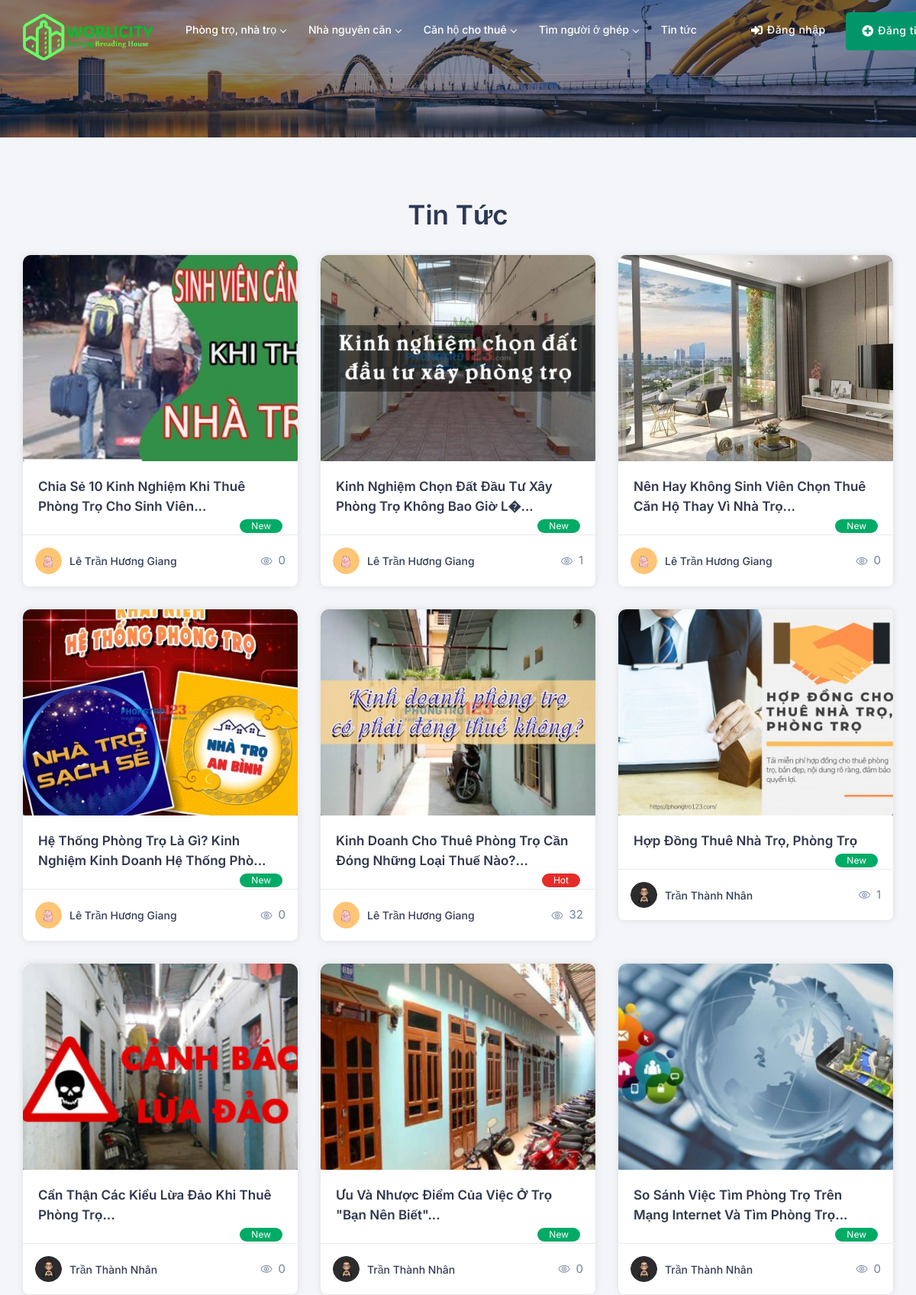
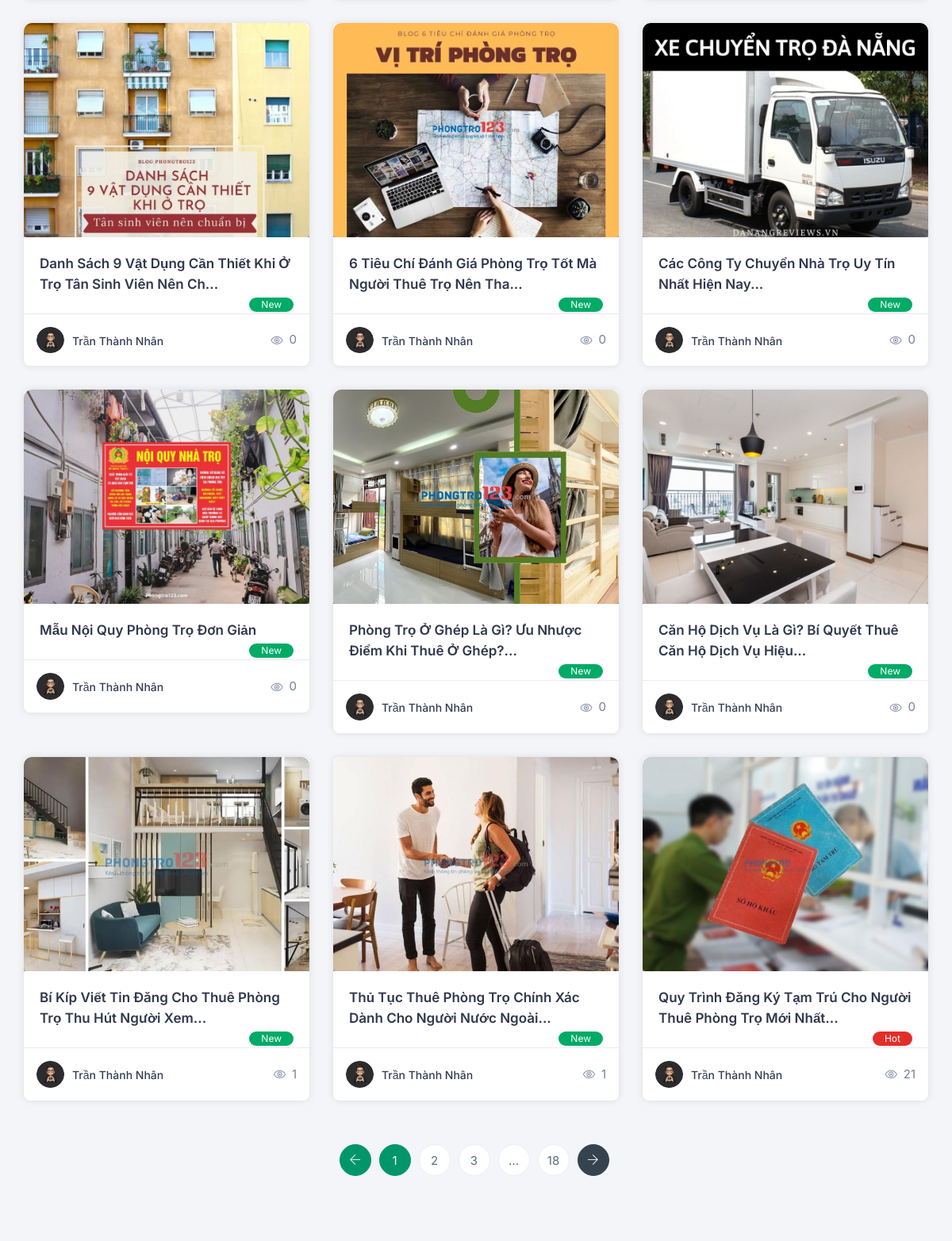
The page /index.php?controller=Blog&action=index (upper part) on the database its author committed (2 pictures, top to bottom).
### tables this page shows
CREATE TABLE `news_blog` (
  `news_id` int(11) NOT NULL,
  `title` varchar(200) NOT NULL,
  `content` text DEFAULT NULL,
  `author_id` int(11) DEFAULT NULL,
  `publish_date` date DEFAULT NULL,
  `created_at` timestamp NOT NULL DEFAULT current_timestamp(),
  `updated_at` timestamp NOT NULL DEFAULT current_timestamp() ON UPDATE current_timestamp(),
  `view_count` int(11) DEFAULT 0,
  `news_image` varchar(200) DEFAULT NULL
);

CREATE TABLE `users` (
  `user_id` int(11) NOT NULL,
  `username` varchar(50) NOT NULL,
  `password` varchar(50) NOT NULL,
  `email` varchar(100) NOT NULL,
  `phone_number` varchar(20) NOT NULL,
  `account_type_id` int(11) DEFAULT NULL,
  `created_at` timestamp NOT NULL DEFAULT current_timestamp(),
  `updated_at` timestamp NOT NULL DEFAULT current_timestamp() ON UPDATE current_timestamp(),
  `fullname` varchar(100) DEFAULT NULL,
  `user_address` varchar(200) DEFAULT NULL,
  `state` varchar(100) DEFAULT NULL,
  `about` text DEFAULT NULL,
  `facebook` varchar(200) DEFAULT NULL,
  `avatar_url` varchar(200) DEFAULT NULL,
  `status` varchar(50) DEFAULT NULL
);

### controller/Blog.php (called while the page is built, shortened)
<?php
require_once 'config/db.php';
require_once 'model/NewsModel.php';
class BlogController
{
    public function index()
    {
        $newsModel = new NewsModel();
        $newsList = $newsModel->getAllNews();
        require_once 'view/blog/index.php';
    }
}

### index.php (called while the page is built, shortened)
<?php
require_once 'view/layout.php';

### config/db.php (called while the page is built, shortened)
<?php
class Connect
{
    protected $db = null;
    public function __construct()
    {
        $dsn = 'mysql:host=localhost;dbname=worlicity';
        $user = 'root';
        $pass = '';
        try {
            $this->db = new PDO($dsn, $user, $pass, array(PDO::MYSQL_ATTR_INIT_COMMAND => "SET NAMES utf8"));
        } catch (PDOException $e) {
            throw new Exception("Lỗi kết nối cơ sở dữ liệu: " . $e->getMessage());
        }
    }
    public function getConnection()
    {
        return $this->db;
    }
}

### model/NewsModel.php (called while the page is built, shortened)
<?php
require_once 'config/db.php';
class NewsModel
{
    private $db;
    public function __construct()
    {
        $connect = new Connect();
        $this->db = $connect->getConnection();
    }
    public function getAllNews()
    {
        $query = "SELECT nb.*, u.fullname AS author_fullname, u.avatar_url,
                  GROUP_CONCAT(t.tags_name) AS tags
                  FROM news_blog nb
                  INNER JOIN users u ON nb.author_id = u.user_id
                  LEFT JOIN news_tags nt ON nb.news_id = nt.news_id
                  LEFT JOIN tags t ON nt.tags_id = t.tags_id
                  GROUP BY nb.news_id
                  ORDER BY nb.news_id DESC";
        $news = $this->db->query($query)->fetchAll(PDO::FETCH_ASSOC);
        return $news;
    }
}

### view/blog/index.php (the view, shortened to what this page needs)
<div class="page-title" style="background:#f4f4f4 url(public/img/slider.jpg);" data-overlay="5">
    <div class="container">
        <div class="row">
            <div class="col-lg-12 col-md-12">
            </div>
        </div>
    </div>
</div>
<section class="gray">
    <div class="container">
        <div class="row">
            <div class="col text-center">
                <div class="sec-heading center">
                    <h2>Tin tức</h2>
                </div>
            </div>
        </div>
        <div class="row">
            <?php foreach ($newsList as $news) : ?>
                <div class="col-lg-4 col-md-6">
                    <div class="grid_blog_box">
                        <div class="gtid_blog_thumb">
                            <a href="index.php?controller=Blog&action=blog&newsId=<?php echo $news['news_id']; ?>">
                                <div class="image-wrapper">
                                    <img src="public/upload/news/<?php echo $news['news_image']; ?>" class="img-fluid" alt="" />
                                </div>
                            </a>
                        </div>
                        <div class="blog-body">
                            <h4 class="bl-title"><a href="index.php?controller=Blog&action=blog&newsId=<?php echo $news['news_id']; ?>">
                                    <?php
                                    $news_name = $news['title'];
                                    if (strlen($news_name) > 50) {
                                        $news_name = substr($news_name, 0, 77) . '...';
                                    }
                                    echo htmlentities($news_name);
                                    ?>
                                </a>
                            </h4>
                            <?php if ($news['view_count'] > 20) : ?>
                                <span class="latest_new_post hot">Hot</span>
                            <?php else : ?>
                                <span class="latest_new_post">New</span>
                            <?php endif; ?>
                        </div>
                        <div class="modern_property_footer">
                            <div class="property-author">
                                <div class="path-img"><a href="index.php?controller=Blog&action=blog" tabindex="-1"><img src="public/upload/users/<?php echo $news['avatar_url']; ?>" class="img-fluid" alt=""></a></div>
                                <h5><a href="index.php?controller=Blog&action=blog" tabindex="-1"><?php echo $news['author_fullname']; ?></a></h5>
                            </div>
                            <span class="article-pulish-date"><i class="ti-eye mr-2"></i><?php echo $news['view_count']; ?></span>
                        </div>
                    </div>
                </div>
            <?php endforeach; ?>
        </div>
        <div class="row">
            <div class="col-lg-12 col-md-12 col-sm-12">
                <ul class="pagination p-center">
                    <li class="page-item">
                        <a class="page-link" href="#" aria-label="Previous">
                            <span class="ti-arrow-left"></span>
                        </a>
                    </li>
                    <li class="page-item active"><a class="page-link" href="#">1</a></li>
                    <li class="page-item"><a class="page-link" href="#">2</a></li>
                    <li class="page-item "><a class="page-link" href="#">3</a></li>
                    <li class="page-item"><a class="page-link" href="#">...</a></li>
                    <li class="page-item"><a class="page-link" href="#">18</a></li>
                    <li class="page-item">
                        <a class="page-link" href="#" aria-label="Next">
                            <span class="ti-arrow-right"></span>
                        </a>
                    </li>
                </ul>
            </div>
        </div>
    </div>
</section>

### view/layout.php (style rules this page uses)
.image-wrapper { position: relative; width: 100%; padding-top: 75%; }
.image-wrapper img { position: absolute; top: 0; left: 0; width: 100%; height: 100%; object-fit: cover; }

### rows shown on the page
news_blog: news_image (picture), title "Chia Sẻ 10 Kinh Nghiệm Khi Thuê Phòng Trọ Cho Sinh Viên...", shows "New", author.avatar_url (picture), author.fullname "Lê Trần Hương Giang", view_count "0"
news_blog: news_image (picture), title "Kinh Nghiệm Chọn Đất Đầu Tư Xây Phòng Trọ Không Bao Giờ L�...", shows "New", author.avatar_url (picture), author.fullname "Lê Trần Hương Giang", view_count "1"
news_blog: news_image (picture), title "Nên Hay Không Sinh Viên Chọn Thuê Căn Hộ Thay Vì Nhà Trọ...", shows "New", author.avatar_url (picture), author.fullname "Lê Trần Hương Giang", view_count "0"
news_blog: news_image (picture), title "Hệ Thống Phòng Trọ Là Gì? Kinh Nghiệm Kinh Doanh Hệ Thống Phò...", shows "New", author.avatar_url (picture), author.fullname "Lê Trần Hương Giang", view_count "0"
news_blog: news_image (picture), title "Kinh Doanh Cho Thuê Phòng Trọ Cần Đóng Những Loại Thuế Nào?...", shows "Hot", author.avatar_url (picture), author.fullname "Lê Trần Hương Giang", view_count "32"
news_blog: news_image (picture), title "Hợp Đồng Thuê Nhà Trọ, Phòng Trọ", shows "New", author.avatar_url (picture), author.fullname "Trần Thành Nhân", view_count "1"
news_blog: news_image (picture), title "Cẩn Thận Các Kiểu Lừa Đảo Khi Thuê Phòng Trọ...", shows "New", author.avatar_url (picture), author.fullname "Trần Thành Nhân", view_count "0"
news_blog: news_image (picture), title "Ưu Và Nhược Điểm Của Việc Ở Trọ \"bạn Nên Biết\"...", shows "New", author.avatar_url (picture), author.fullname "Trần Thành Nhân", view_count "0"
news_blog: news_image (picture), title "So Sánh Việc Tìm Phòng Trọ Trên Mạng Internet Và Tìm Phòng Trọ...", shows "New", author.avatar_url (picture), author.fullname "Trần Thành Nhân", view_count "0"
news_blog: news_image (picture), title "Danh Sách 9 Vật Dụng Cần Thiết Khi Ở Trọ Tân Sinh Viên Nên Ch...", shows "New", author.avatar_url (picture), author.fullname "Trần Thành Nhân", view_count "0"
news_blog: news_image (picture), title "6 Tiêu Chí Đánh Giá Phòng Trọ Tốt Mà Người Thuê Trọ Nên Tha...", shows "New", author.avatar_url (picture), author.fullname "Trần Thành Nhân", view_count "0"
news_blog: news_image (picture), title "Các Công Ty Chuyển Nhà Trọ Uy Tín Nhất Hiện Nay...", shows "New", author.avatar_url (picture), author.fullname "Trần Thành Nhân", view_count "0"
news_blog: news_image (picture), title "Mẫu Nội Quy Phòng Trọ Đơn Giản", shows "New", author.avatar_url (picture), author.fullname "Trần Thành Nhân", view_count "0"
news_blog: news_image (picture), title "Phòng Trọ Ở Ghép Là Gì? Ưu Nhược Điểm Khi Thuê Ở Ghép?...", shows "New", author.avatar_url (picture), author.fullname "Trần Thành Nhân", view_count "0"
news_blog: news_image (picture), title "Căn Hộ Dịch Vụ Là Gì? Bí Quyết Thuê Căn Hộ Dịch Vụ Hiệu...", shows "New", author.avatar_url (picture), author.fullname "Trần Thành Nhân", view_count "0"
news_blog: news_image (picture), title "Bí Kíp Viết Tin Đăng Cho Thuê Phòng Trọ Thu Hút Người Xem...", shows "New", author.avatar_url (picture), author.fullname "Trần Thành Nhân", view_count "1"
news_blog: news_image (picture), title "Thủ Tục Thuê Phòng Trọ Chính Xác Dành Cho Người Nước Ngoài...", shows "New", author.avatar_url (picture), author.fullname "Trần Thành Nhân", view_count "1"
news_blog: news_image (picture), title "Quy Trình Đăng Ký Tạm Trú Cho Người Thuê Phòng Trọ Mới Nhất...", shows "Hot", author.avatar_url (picture), author.fullname "Trần Thành Nhân", view_count "21"
